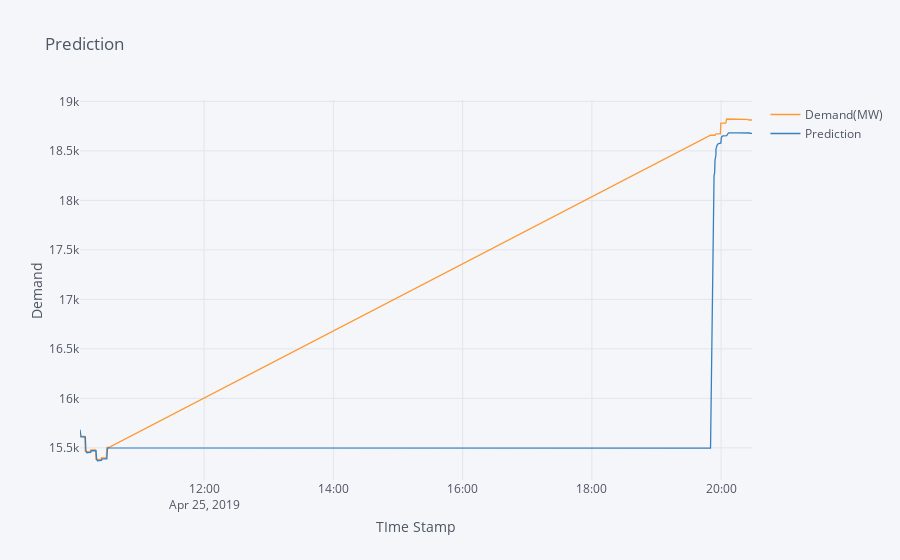

The cell this chart's notebook holds for it:
### Code cell
#plot the two values
testPredictPlot = pd.DataFrame(testPredict,index = data[len(trainPredict)+(look_back*2)+1:len(scaled)-1:].index,columns=['Prediction'])
pd.concat([data[len(trainPredict)+(look_back*2)+1:len(scaled)-1],testPredictPlot],axis=1).iplot(title="Prediction",xTitle='TIme Stamp',yTitle='Demand')
